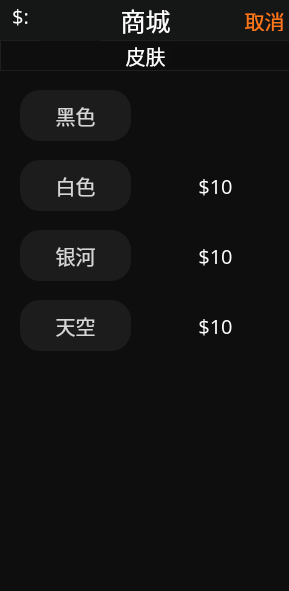
<?xml version="1.0" encoding="UTF-8"?>
<ui version="4.0">
 <class>form</class>
 <widget class="QWidget" name="form">
  <property name="geometry">
   <rect>
    <x>0</x>
    <y>0</y>
    <width>289</width>
    <height>591</height>
   </rect>
  </property>
  <property name="windowTitle">
   <string>计算器by娄卫健</string>
  </property>
  <property name="styleSheet">
   <string notr="true">QPushButton {background-color: rgb(29,28,28);
    color:rgb(214,214,214) ;
 	border:none;
	border-radius:20px;
	font-size:20px
}

</string>
  </property>
  <widget class="QLabel" name="label">
   <property name="geometry">
    <rect>
     <x>0</x>
     <y>0</y>
     <width>291</width>
     <height>41</height>
    </rect>
   </property>
   <property name="font">
    <font>
     <family>方正姚体</family>
     <pointsize>19</pointsize>
    </font>
   </property>
   <property name="styleSheet">
    <string notr="true">QLabel{background-color:rgb(21,22,22);
	color:rgb(254,254,254)
}</string>
   </property>
   <property name="text">
    <string>商城</string>
   </property>
   <property name="alignment">
    <set>Qt::AlignCenter</set>
   </property>
  </widget>
  <widget class="QPushButton" name="btq">
   <property name="geometry">
    <rect>
     <x>244</x>
     <y>10</y>
     <width>41</width>
     <height>21</height>
    </rect>
   </property>
   <property name="font">
    <font>
     <family>方正舒体</family>
     <pointsize>-1</pointsize>
    </font>
   </property>
   <property name="styleSheet">
    <string notr="true">QPushButton {background-color: rgb(21, 22, 22);
    color:rgb(254,118,26) ;
    font-size:20px ;
 	border:none;
}
</string>
   </property>
   <property name="text">
    <string>取消</string>
   </property>
  </widget>
  <widget class="QLabel" name="label_2">
   <property name="geometry">
    <rect>
     <x>0</x>
     <y>40</y>
     <width>291</width>
     <height>31</height>
    </rect>
   </property>
   <property name="font">
    <font>
     <family>方正姚体</family>
     <pointsize>15</pointsize>
    </font>
   </property>
   <property name="styleSheet">
    <string notr="true">QLabel{background-color:rgb(14, 14, 14);
	color:rgb(254,254,254);
border:1px solid rgb(31,31,31);
}</string>
   </property>
   <property name="text">
    <string>皮肤</string>
   </property>
   <property name="alignment">
    <set>Qt::AlignCenter</set>
   </property>
  </widget>
  <widget class="QPushButton" name="pifuhei">
   <property name="geometry">
    <rect>
     <x>20</x>
     <y>90</y>
     <width>111</width>
     <height>51</height>
    </rect>
   </property>
   <property name="font">
    <font>
     <family>幼圆</family>
     <pointsize>-1</pointsize>
    </font>
   </property>
   <property name="text">
    <string>黑色</string>
   </property>
  </widget>
  <widget class="QPushButton" name="pifubai">
   <property name="geometry">
    <rect>
     <x>20</x>
     <y>160</y>
     <width>111</width>
     <height>51</height>
    </rect>
   </property>
   <property name="font">
    <font>
     <family>幼圆</family>
     <pointsize>-1</pointsize>
    </font>
   </property>
   <property name="text">
    <string>白色</string>
   </property>
  </widget>
  <widget class="QPushButton" name="pifuyin">
   <property name="geometry">
    <rect>
     <x>20</x>
     <y>230</y>
     <width>111</width>
     <height>51</height>
    </rect>
   </property>
   <property name="font">
    <font>
     <family>幼圆</family>
     <pointsize>-1</pointsize>
    </font>
   </property>
   <property name="text">
    <string>银河</string>
   </property>
  </widget>
  <widget class="QPushButton" name="pifutian">
   <property name="geometry">
    <rect>
     <x>20</x>
     <y>300</y>
     <width>111</width>
     <height>51</height>
    </rect>
   </property>
   <property name="font">
    <font>
     <family>幼圆</family>
     <pointsize>-1</pointsize>
    </font>
   </property>
   <property name="text">
    <string>天空</string>
   </property>
  </widget>
  <widget class="QLineEdit" name="dangqian">
   <property name="geometry">
    <rect>
     <x>170</x>
     <y>45</y>
     <width>131</width>
     <height>20</height>
    </rect>
   </property>
   <property name="font">
    <font>
     <family>Arial</family>
     <pointsize>-1</pointsize>
     <weight>50</weight>
     <bold>false</bold>
    </font>
   </property>
   <property name="focusPolicy">
    <enum>Qt::NoFocus</enum>
   </property>
   <property name="layoutDirection">
    <enum>Qt::RightToLeft</enum>
   </property>
   <property name="styleSheet">
    <string notr="true">QLineEdit { background-color: rgb(13,13,13);
	color: rgb(184,184,184) ;
    font-size:15px;
    border:none;

}</string>
   </property>
   <property name="maxLength">
    <number>18</number>
   </property>
   <property name="frame">
    <bool>true</bool>
   </property>
   <property name="echoMode">
    <enum>QLineEdit::Normal</enum>
   </property>
   <property name="alignment">
    <set>Qt::AlignRight|Qt::AlignTrailing|Qt::AlignVCenter</set>
   </property>
   <property name="dragEnabled">
    <bool>true</bool>
   </property>
   <property name="readOnly">
    <bool>true</bool>
   </property>
   <property name="placeholderText">
    <string/>
   </property>
   <property name="cursorMoveStyle">
    <enum>Qt::VisualMoveStyle</enum>
   </property>
   <property name="clearButtonEnabled">
    <bool>false</bool>
   </property>
  </widget>
  <widget class="QLabel" name="label_3">
   <property name="geometry">
    <rect>
     <x>150</x>
     <y>170</y>
     <width>131</width>
     <height>31</height>
    </rect>
   </property>
   <property name="font">
    <font>
     <family>方正姚体</family>
     <pointsize>15</pointsize>
    </font>
   </property>
   <property name="styleSheet">
    <string notr="true">QLabel{background-color:rgb(14, 14, 14);
	color:rgb(254,254,254);
border:none;
}</string>
   </property>
   <property name="text">
    <string>$10</string>
   </property>
   <property name="alignment">
    <set>Qt::AlignCenter</set>
   </property>
  </widget>
  <widget class="QLineEdit" name="xianshi2_2">
   <property name="geometry">
    <rect>
     <x>0</x>
     <y>0</y>
     <width>301</width>
     <height>611</height>
    </rect>
   </property>
   <property name="font">
    <font>
     <family>Arial</family>
     <pointsize>-1</pointsize>
     <weight>50</weight>
     <bold>false</bold>
    </font>
   </property>
   <property name="focusPolicy">
    <enum>Qt::NoFocus</enum>
   </property>
   <property name="layoutDirection">
    <enum>Qt::RightToLeft</enum>
   </property>
   <property name="styleSheet">
    <string notr="true">QLineEdit { background-color: rgb(14, 14, 14);
	color: rgb(79,79,79) ;
    font-size:30px;
    border:none;

}</string>
   </property>
   <property name="maxLength">
    <number>18</number>
   </property>
   <property name="frame">
    <bool>true</bool>
   </property>
   <property name="echoMode">
    <enum>QLineEdit::Normal</enum>
   </property>
   <property name="alignment">
    <set>Qt::AlignBottom|Qt::AlignRight|Qt::AlignTrailing</set>
   </property>
   <property name="dragEnabled">
    <bool>true</bool>
   </property>
   <property name="readOnly">
    <bool>true</bool>
   </property>
   <property name="placeholderText">
    <string/>
   </property>
   <property name="cursorMoveStyle">
    <enum>Qt::VisualMoveStyle</enum>
   </property>
   <property name="clearButtonEnabled">
    <bool>false</bool>
   </property>
  </widget>
  <widget class="QLabel" name="label_4">
   <property name="geometry">
    <rect>
     <x>150</x>
     <y>240</y>
     <width>131</width>
     <height>31</height>
    </rect>
   </property>
   <property name="font">
    <font>
     <family>方正姚体</family>
     <pointsize>15</pointsize>
    </font>
   </property>
   <property name="styleSheet">
    <string notr="true">QLabel{background-color:rgb(14, 14, 14);
	color:rgb(254,254,254);
border:none;
}</string>
   </property>
   <property name="text">
    <string>$10</string>
   </property>
   <property name="alignment">
    <set>Qt::AlignCenter</set>
   </property>
  </widget>
  <widget class="QLabel" name="label_5">
   <property name="geometry">
    <rect>
     <x>150</x>
     <y>310</y>
     <width>131</width>
     <height>31</height>
    </rect>
   </property>
   <property name="font">
    <font>
     <family>方正姚体</family>
     <pointsize>15</pointsize>
    </font>
   </property>
   <property name="styleSheet">
    <string notr="true">QLabel{background-color:rgb(14, 14, 14);
	color:rgb(254,254,254);
border:none;
}</string>
   </property>
   <property name="text">
    <string>$10</string>
   </property>
   <property name="alignment">
    <set>Qt::AlignCenter</set>
   </property>
  </widget>
  <widget class="QLabel" name="label_6">
   <property name="geometry">
    <rect>
     <x>10</x>
     <y>0</y>
     <width>21</width>
     <height>31</height>
    </rect>
   </property>
   <property name="font">
    <font>
     <family>方正姚体</family>
     <pointsize>15</pointsize>
    </font>
   </property>
   <property name="styleSheet">
    <string notr="true">QLabel{background-color:rgb(21,22,22);
	color:rgb(254,254,254);
border:none;
}</string>
   </property>
   <property name="text">
    <string>$:</string>
   </property>
   <property name="alignment">
    <set>Qt::AlignCenter</set>
   </property>
  </widget>
  <widget class="QLineEdit" name="jinbi">
   <property name="geometry">
    <rect>
     <x>40</x>
     <y>-10</y>
     <width>61</width>
     <height>51</height>
    </rect>
   </property>
   <property name="font">
    <font>
     <family>幼圆</family>
     <pointsize>19</pointsize>
    </font>
   </property>
   <property name="styleSheet">
    <string notr="true">background-color:rgb(21,22,22);
border:none;
color:rgb(220, 254, 254);
</string>
   </property>
   <property name="text">
    <string/>
   </property>
   <property name="readOnly">
    <bool>true</bool>
   </property>
  </widget>
  <zorder>xianshi2_2</zorder>
  <zorder>label</zorder>
  <zorder>btq</zorder>
  <zorder>label_2</zorder>
  <zorder>pifuhei</zorder>
  <zorder>pifubai</zorder>
  <zorder>pifuyin</zorder>
  <zorder>pifutian</zorder>
  <zorder>dangqian</zorder>
  <zorder>label_3</zorder>
  <zorder>label_4</zorder>
  <zorder>label_5</zorder>
  <zorder>label_6</zorder>
  <zorder>jinbi</zorder>
 </widget>
 <resources/>
 <connections/>
</ui>
